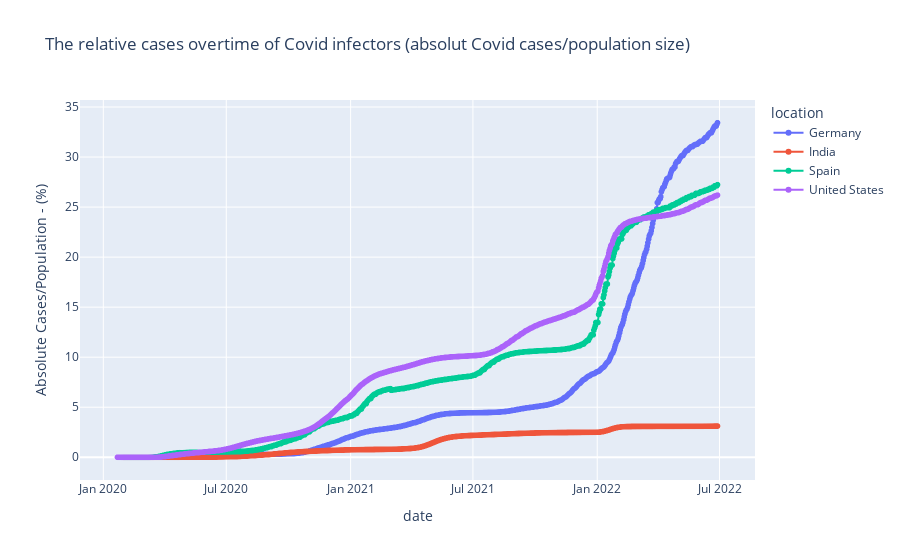

Here is the notebook cell this chart was saved with:
### Markdown cell above
### Linear Graph: COVID-19 Cases over time with ratio of cases by population

### Code cell
fig = px.line(df_final_data, x="date", y="Absolute Cases/Population - (%)", color ='location', title='The relative cases overtime of Covid infectors (absolut Covid cases/population size)',markers=True)
fig.show()

### Figure 1 — Plotly figure (JSON) as saved in the notebook; plotly's stock layout.template omitted (floating-point values rounded to 4 significant figures; data arrays with more than 128 entries replaced by an {"elided": "..."} marker saying what was removed)
{"data": [{"hovertemplate": "location=Germany<br>date=%{x}<br>Absolute Cases/Population - (%)=%{y}<extra></extra>", "legendgroup": "Germany", "line": {"color": "#636efa", "dash": "solid"}, "marker": {"symbol": "circle"}, "mode": "lines+markers", "name": "Germany", "showlegend": true, "type": "scattergl", "x": {"elided": "884 str values"}, "xaxis": "x", "y": {"elided": "884 float values"}, "yaxis": "y"}, {"hovertemplate": "location=India<br>date=%{x}<br>Absolute Cases/Population - (%)=%{y}<extra></extra>", "legendgroup": "India", "line": {"color": "#EF553B", "dash": "solid"}, "marker": {"symbol": "circle"}, "mode": "lines+markers", "name": "India", "showlegend": true, "type": "scattergl", "x": {"elided": "881 str values"}, "xaxis": "x", "y": {"elided": "881 float values"}, "yaxis": "y"}, {"hovertemplate": "location=Spain<br>date=%{x}<br>Absolute Cases/Population - (%)=%{y}<extra></extra>", "legendgroup": "Spain", "line": {"color": "#00cc96", "dash": "solid"}, "marker": {"symbol": "circle"}, "mode": "lines+markers", "name": "Spain", "showlegend": true, "type": "scattergl", "x": {"elided": "879 str values"}, "xaxis": "x", "y": {"elided": "879 float values"}, "yaxis": "y"}, {"hovertemplate": "location=United States<br>date=%{x}<br>Absolute Cases/Population - (%)=%{y}<extra></extra>", "legendgroup": "United States", "line": {"color": "#ab63fa", "dash": "solid"}, "marker": {"symbol": "circle"}, "mode": "lines+markers", "name": "United States", "showlegend": true, "type": "scattergl", "x": {"elided": "889 str values"}, "xaxis": "x", "y": {"elided": "889 float values"}, "yaxis": "y"}], "layout": {"legend": {"title": {"text": "location"}, "tracegroupgap": 0}, "title": {"text": "The relative cases overtime of Covid infectors (absolut Covid cases/population size)"}, "xaxis": {"anchor": "y", "domain": [0, 1], "title": {"text": "date"}}, "yaxis": {"anchor": "x", "domain": [0, 1], "title": {"text": "Absolute Cases/Population - (%)"}}}}
